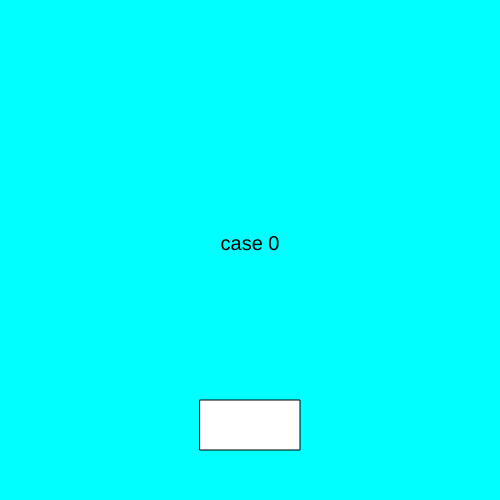
Frame 1 (no input)
Frame 60 (no input): identical to frame 1, image omitted
Frame 120 (the mouse pressed at the canvas centre since frame 60): identical to frame 1, image omitted

The p5.js sketch that drew this single still picture (run headless with seeded random() and noise() and a simulated clock; from frame 60 on, the mouse is pressed at the canvas centre):

// p5.js sketch
// ── sketch.js
let state = 0;

function setup() {
  createCanvas(500, 500);
  textSize(20);
  textAlign (CENTER);
}

function draw() {
  switch (state) {
    case 0:
      background('cyan');
      text("case 0", 250, 250);
      break;
    case 1:
      background('grey');
      text("case 1", 250, 250);
      break;
    case 2:
      background('pink');
      text("case 2", 250, 250);
      break;
  }
  rect (width/2-50, height-100, 100, 50);
}

function mouseReleased() {
  if ((mouseX > width/2-50) &&
  (mouseX<width/2+50) &&
  (mouseY>height-100) &&
  (mouseY<height-50)){
  state++;
  if (state > 2) {
    state = 0;
  }
}
}
